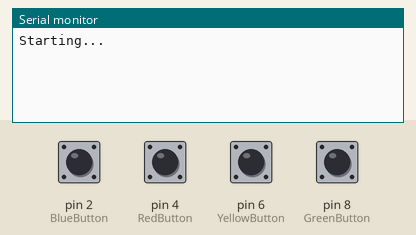
Bench run of a sketch on a simulated Arduino Uno, built with avr-gcc and run on an emulated ATmega328P. On the bench: the last lines printed to the serial monitor. The inputs (shaded band) are chosen by the test bench; at power-on: pin 2 (BlueButton), pin 4 (RedButton), pin 6 (YellowButton), pin 8 (GreenButton) LOW.

Above: at 1.2 s.
1.3 s: pin 2 (BlueButton) pulled HIGH for 0.15 s
At 1.6 s:
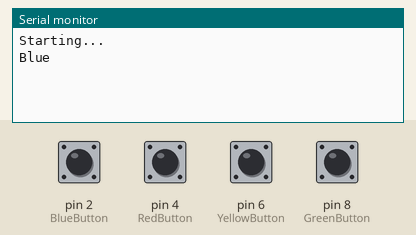
2.9 s: pin 4 (RedButton) pulled HIGH for 0.15 s
At 4.0 s:
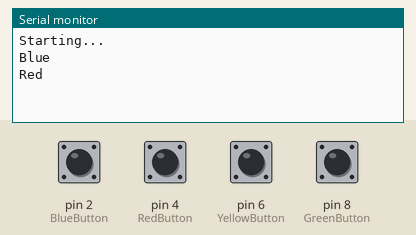
4.5 s: pin 6 (YellowButton) pulled HIGH for 0.15 s
At 5.3 s:
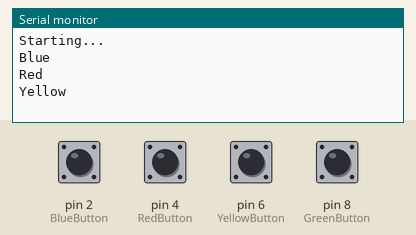
6.1 s: pin 8 (GreenButton) pulled HIGH for 0.15 s
At 6.5 s:
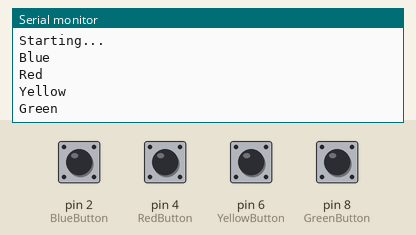

The sketch:

ArduinoArcadeButtonsRBD.ino
```cpp
#include <RBD_Button.h>
#include <RBD_Timer.h>


//Button object instances
// INPUT_PULLUP Disabled Warning: this example requires resistors in your circuit
RBD::Button BlueButton(2, false); //Blue button on pin2, pull_up flag
RBD::Button RedButton(4, false); //Red button on 2, pull_up flag
RBD::Button YellowButton(6, false); //Yellow button on 6, pull_up flag
RBD::Button GreenButton(8, false); //Green button on 8, pull_up flag

//Timer object instances
RBD::Timer SleepTimer; //
RBD::Timer SleepProgramTimer;

void setup() {
 //initialize bluetooth as serial output
  Serial.begin(9600);
  Serial.println("Starting...");

  //start Sleep timers
  SleepTimer.setTimeout(300000); //5 min = 300K
  SleepTimer.restart();
  SleepProgramTimer.setTimeout(60000); //1min = 60K

}

void loop() {
  //Serial.println("Bluetooth test.");

  if(BlueButton.onPressed())
  {
    Serial.println("Blue");
    SleepTimer.restart();
  }
  if(RedButton.onPressed())
  {
    Serial.println("Red");
    SleepTimer.restart();
  }
  if(YellowButton.onPressed())
  {
    Serial.println("Yellow");
    SleepTimer.restart();
  }
  if(GreenButton.onPressed())
  {
    Serial.println("Green");
    SleepTimer.restart();
  }

  if (SleepTimer.isExpired())
    {
      SleepProgramTimer.restart();
    }


}
```

Measured:
- after the input at 1.3 s, the serial monitor: prints a new line at once (image 1)
- after the input at 2.9 s, the serial monitor: prints a new line at once (image 2)
- after the input at 4.5 s, the serial monitor: prints a new line at once (image 3)
- after the input at 6.1 s, the serial monitor: prints a new line at once (image 4)
